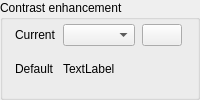
            <widget class="QGroupBox" name="groupBox_8">
             <property name="title">
              <string>Contrast enhancement</string>
             </property>
             <layout class="QGridLayout" name="_3">
              <property name="topMargin">
               <number>4</number>
              </property>
              <property name="spacing">
               <number>6</number>
              </property>
              <item row="0" column="0">
               <widget class="QLabel" name="labelContrastEnhancement">
                <property name="sizePolicy">
                 <sizepolicy hsizetype="Fixed" vsizetype="Fixed">
                  <horstretch>0</horstretch>
                  <verstretch>0</verstretch>
                 </sizepolicy>
                </property>
                <property name="layoutDirection">
                 <enum>Qt::LeftToRight</enum>
                </property>
                <property name="text">
                 <string>Current</string>
                </property>
               </widget>
              </item>
              <item row="0" column="1">
               <widget class="QComboBox" name="cboxContrastEnhancementAlgorithm">
                <property name="sizePolicy">
                 <sizepolicy hsizetype="Fixed" vsizetype="Fixed">
                  <horstretch>0</horstretch>
                  <verstretch>0</verstretch>
                 </sizepolicy>
                </property>
               </widget>
              </item>
              <item row="0" column="2">
               <widget class="QPushButton" name="pbtnMakeContrastEnhancementAlgorithmDefault">
                <property name="sizePolicy">
                 <sizepolicy hsizetype="Fixed" vsizetype="Fixed">
                  <horstretch>0</horstretch>
                  <verstretch>0</verstretch>
                 </sizepolicy>
                </property>
                <property name="toolTip">
                 <string>Save current contrast enhancement algorithm as default. This setting will be persistent between QGIS sessions.</string>
                </property>
                <property name="whatsThis">
                 <string>Saves current contrast enhancement algorithm as a default. This setting will be persistent between QGIS sessions.</string>
                </property>
                <property name="text">
                 <string/>
                </property>
                <property name="icon">
                 <iconset>
                  <normaloff>../../images/themes/default/mActionFileSave.png</normaloff>../../images/themes/default/mActionFileSave.png</iconset>
                </property>
               </widget>
              </item>
              <item row="1" column="0">
               <widget class="QLabel" name="label_4">
                <property name="text">
                 <string>Default</string>
                </property>
               </widget>
              </item>
              <item row="1" column="1" colspan="2">
               <widget class="QLabel" name="labelDefaultContrastEnhancementAlgorithm">
                <property name="text">
                 <string>TextLabel</string>
                </property>
               </widget>
              </item>
             </layout>
            </widget>
